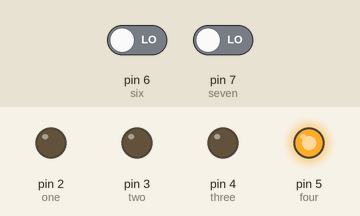
The sketch below on a simulated Arduino Uno, built with avr-gcc and run on an emulated ATmega328P. Parts: output pins drawn as LEDs (lit = HIGH). The inputs (shaded band) are chosen by the test bench; at power-on: pin 6 (six) LOW, pin 7 (seven) LOW.

Above: at 0.03 s.
At 0.73 s:
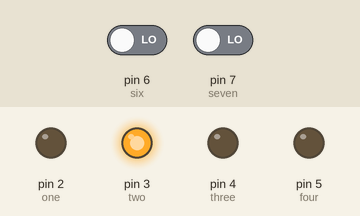
At 1.36 s:
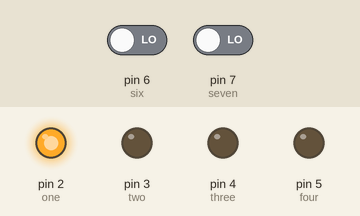
At 2.9 s:
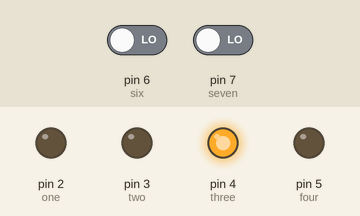
Timing chart, 0 to 3.2 s (numbered marks = the images above):
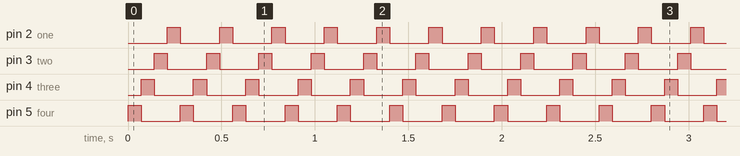

The sketch:

micro_5.ino
```cpp
const int one = 2;
const int two = 3;
const int three = 4;
const int four = 5;
const int six = 6;
const int seven = 7;
int direction = 1; // 1 for left.
const byte debugPin = 13;

void setup() {
  pinMode(one, OUTPUT);
  pinMode(two, OUTPUT);
  pinMode(three, OUTPUT);
  pinMode(four, OUTPUT);
  pinMode(six, INPUT);
  pinMode(seven, INPUT);
}

void loop() {
  if (direction == 0) {
    playleft();
  } else {
    playright();
  }
  if (digitalRead(six) == HIGH) {
   direction = 1;
  }
   if (digitalRead(seven) == HIGH) {
    direction = 0;
  }
}


void  glow(int a, int b, int c, int d) {
  if (a == 1) {
    digitalWrite(one, HIGH);
  } else {
    digitalWrite(one, LOW);
  }

  if (b == 1) {
    digitalWrite(two, HIGH);
  } else {
    digitalWrite(two, LOW);
  }

  if (c == 1) {
    digitalWrite(three, HIGH);
  } else {
    digitalWrite(three, LOW);
  }

  if (d == 1) {
    digitalWrite(four, HIGH);
  } else {
    digitalWrite(four, LOW);
  }
}

void playleft (void) {
    glow(1, 0, 0, 0);
    delay(70);
    glow(0, 1, 0, 0);
    delay(70);
    glow(0, 0, 1, 0);
    delay(70);
    glow(0, 0, 0, 1);
    delay(70);
}

void playright (void) {
    glow(0, 0, 0, 1);
    delay(70);
    glow(0, 0, 1, 0);
    delay(70);
    glow(0, 1, 0, 0);
    delay(70);
    glow(1, 0, 0, 0);
    delay(70);
}
```

Measured:
- by itself, pin 2 (one), pin 3 (two), pin 4 (three), pin 5 (four): alternates HIGH for 0.07 s and LOW for 0.21 s
